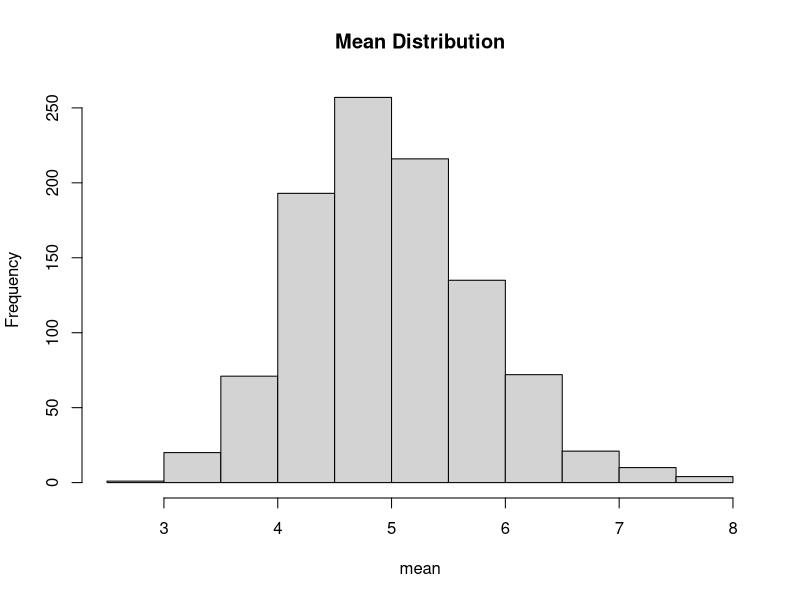
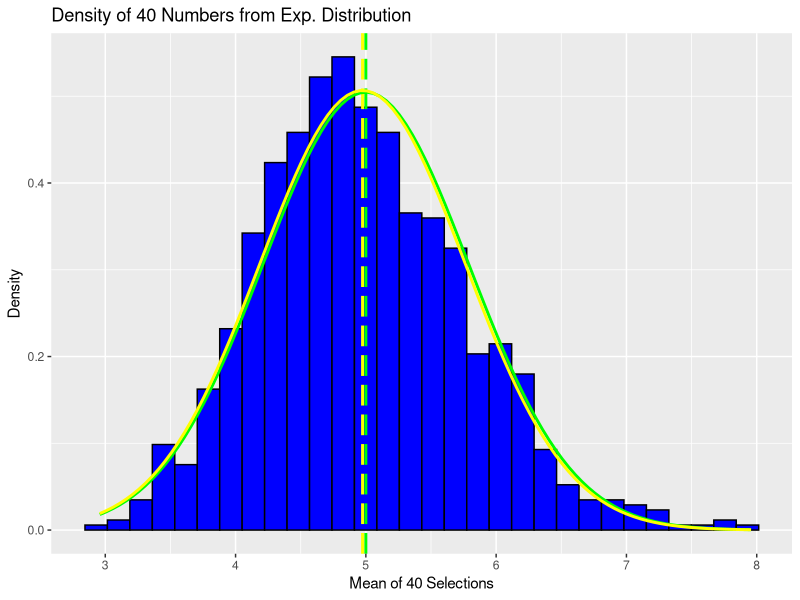

These charts were generated, in order, by the following R code:
## ---- chunk 1
nsim = 1:1000
n = 40
lambda = 0.2

mns = NULL
for (i in nsim) mns = c(mns, mean(rexp(n,lambda)))
hist(mns,xlab="mean",main="Mean Distribution")
## ---- chunk 2
# Mean of means
meanofmean = mean(mns)

# Expected Mean
expectedmean = 1/lambda

# Standard Deviation
standard = sd(mns)

# Expected sd
expectedstandard = (1/lambda) / sqrt(n)

# Varaince
variance = var(mns)

# Expected variance
expectedvariance = ((1/lambda) / sqrt(n))^2

## ---- chunk 3
library(ggplot2)
plotdata <- data.frame(mns);
plot1 <- ggplot(plotdata, aes(x =mns))
plot1 <- plot1 +geom_histogram(aes(y=..density..), colour="black",
                               fill = "blue")
plot1<-plot1+labs(title="Density of 40 Numbers from Exp. Distribution", x="Mean of 40 Selections", y="Density")
plot1<-plot1 +geom_vline(xintercept=expectedmean,size=1.0, color="green",linetype ="longdash")
plot1<-plot1 +geom_vline(xintercept=meanofmean,size=1.0, color="yellow",linetype = "longdash")
plot1<-plot1 +stat_function(fun=dnorm,args=list( mean=expectedmean, sd=sqrt(expectedvariance)),color = "green", size = 1.0)
plot1<-plot1 +stat_function(fun=dnorm,args=list( mean=meanofmean, sd=sqrt(variance)),color = "yellow", size = 1.0)
print(plot1)
